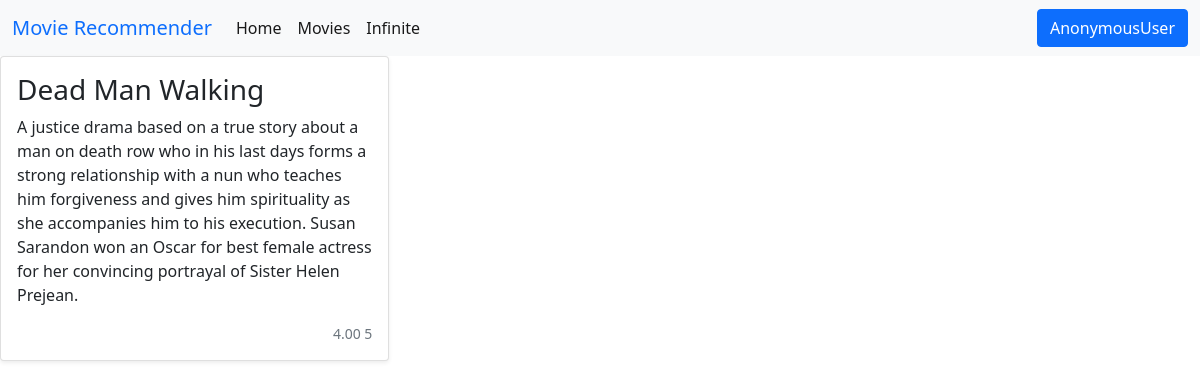
/movie/687/, run on the app's committed database.
### movies/models.py (models this page shows, shortened)
class Movie(models.Model):
    title = models.CharField(max_length=100)
    overview = models.TextField()
    release_date = models.DateField(auto_now=False, auto_now_add=False, blank=True, null=True)
    timestamp = models.DateTimeField(auto_now_add=True)
    rating = GenericRelation(Rating)
    rating_last_updated = models.DateField(auto_now=False, auto_now_add=False, blank=True, null=True)
    rating_avg = models.DecimalField(blank=True, null=True, max_digits=5, decimal_places=2)
    rating_count = models.IntegerField(blank=True, null=True)
    objects = MovieManager()
    def get_absolute_url(self):
        return reverse("movies:movie_detail", kwargs={"pk": self.pk})

### movies/views.py (the view)
class MovieDetailView(generic.DetailView):
    template_name = "movies/movie_detail.html"
    queryset = Movie.objects.all()
    def get_context_data(self, *args, **kwargs):
        context = super().get_context_data(*args, **kwargs)
        request = self.request
        user = request.user
        if user.is_authenticated:
            object = context["object"]
            object_ids = [object.id]
            my_ratings = user.rating_set.movies().as_object_dict(object_ids=object_ids)
            context["my_ratings"] = my_ratings
        return context

### ratings/context_processors.py (called while the page is built)
def ratings_choice(request):
    return {"ratings_choice": RatingChoice.values}

### templates/movies/movie_detail.html (shortened to what this page needs)
{% extends 'base.html' %}
{% block body %}
<div class="row row-cols-1 row-cols-sm-2 row-cols-md-3 g-3">
    <div class="col">
        <div class="card shadow-sm">
            <div class="card-body">
                <h3>{{ object.title }}</h3>
                <p class="card-text">{{ object.overview }}</p>
                <div class="d-flex justify-content-between align-items-center">
                    {% if object.rating_avg is not None %}
                    <small class="text-muted">{{ object.rating_avg }} {{ object.rating_count }}</small>
                    {% endif %}
                </div>
            </div>
        </div>
    </div>
</div>
{% endblock body %}

### data on the page
Movie: title "Dead Man Walking", overview "A justice drama based on a true story about a man on death row who in his last days forms a strong relationship with a nun who teaches him forgiveness and gives him spirituality as she accompanies him to his execution. Susan Sarandon won an Oscar for best female actress for her convincing portrayal of Sister Helen Prejean.", rating_avg "4.00", rating_count "5"
